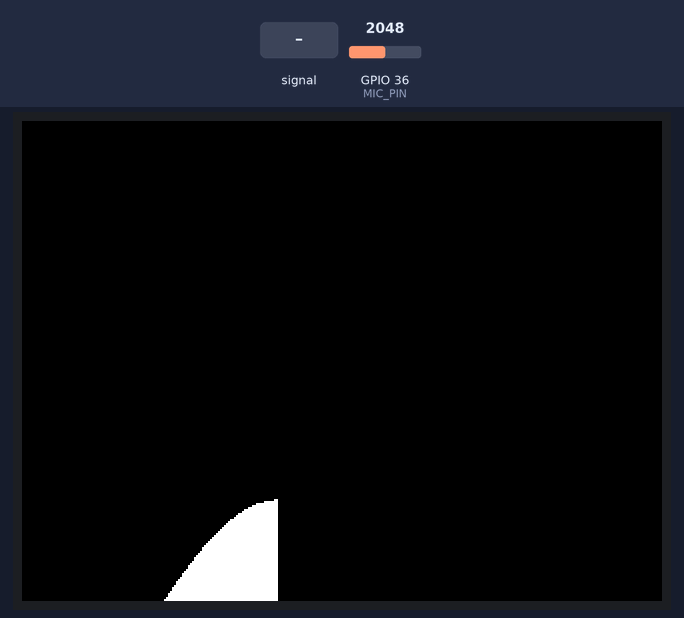
Recording of a sketch running on a simulated ESP32. On the bench: 320×240 colour display. Inputs (shaded band) come from the test bench; at power-on: GPIO 36 (MIC_PIN) = 2048.

Above: at 1.4 s.
1.5 s: GPIO 36 (MIC_PIN) fed a 200 Hz sine of ±327 counts around its level
At 2.0 s:
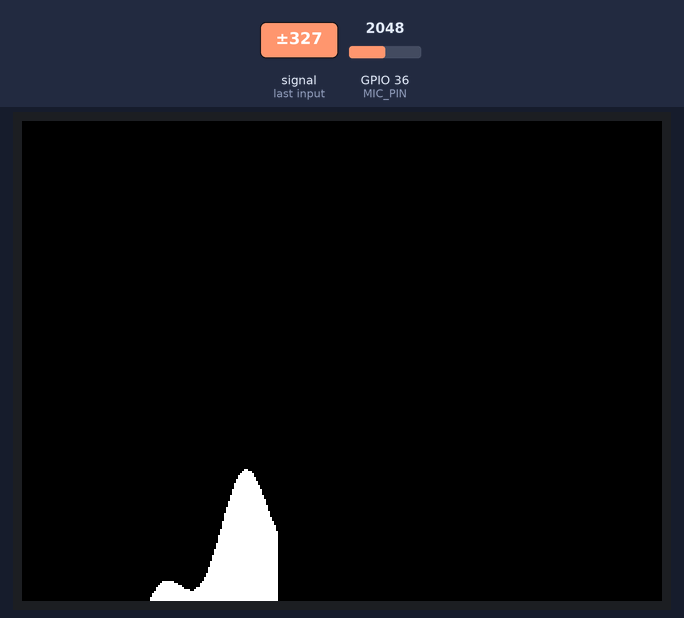
3.3 s: GPIO 36 (MIC_PIN) set to 2866
At 4.7 s:
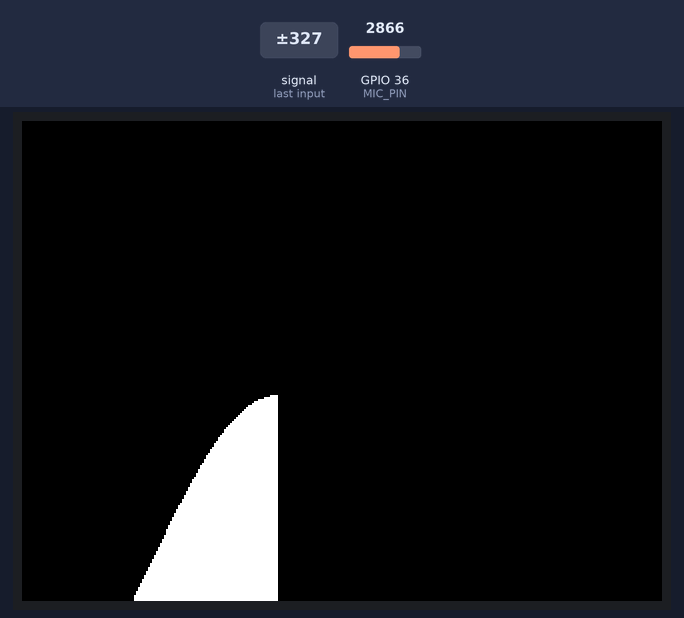
6.3 s: GPIO 36 (MIC_PIN) fed a 1000 Hz sine of ±1023 counts around its level
At 6.45 s:
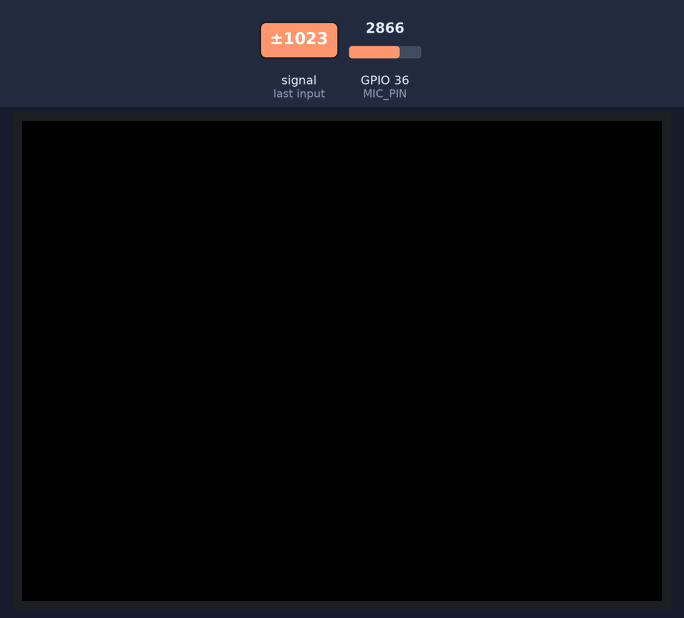
8.0 s: GPIO 36 (MIC_PIN) set to 3096
At 9.7 s:
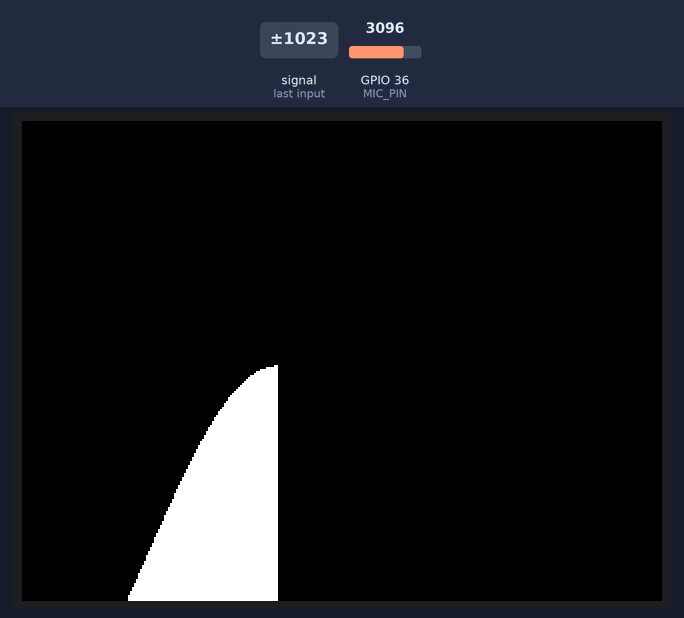
11.0 s: GPIO 36 (MIC_PIN) set to 3182
At 12.5 s:
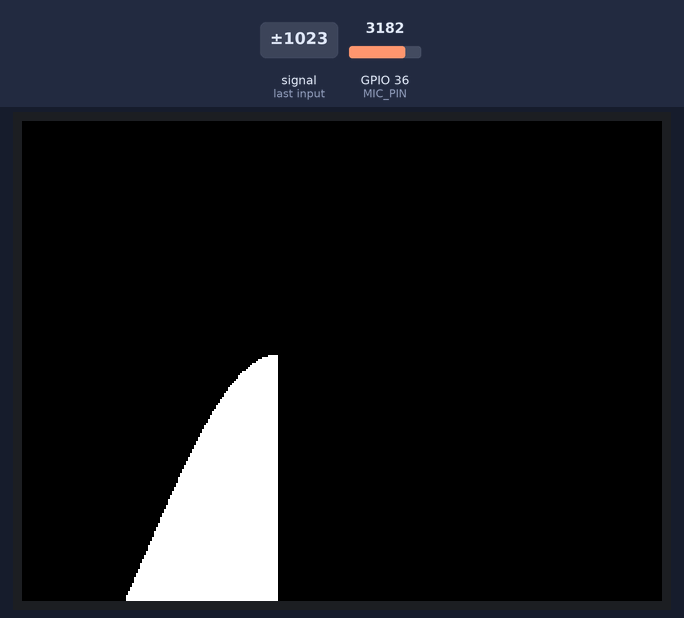
14.0 s: GPIO 36 (MIC_PIN) set to 2925
At 15.1 s:
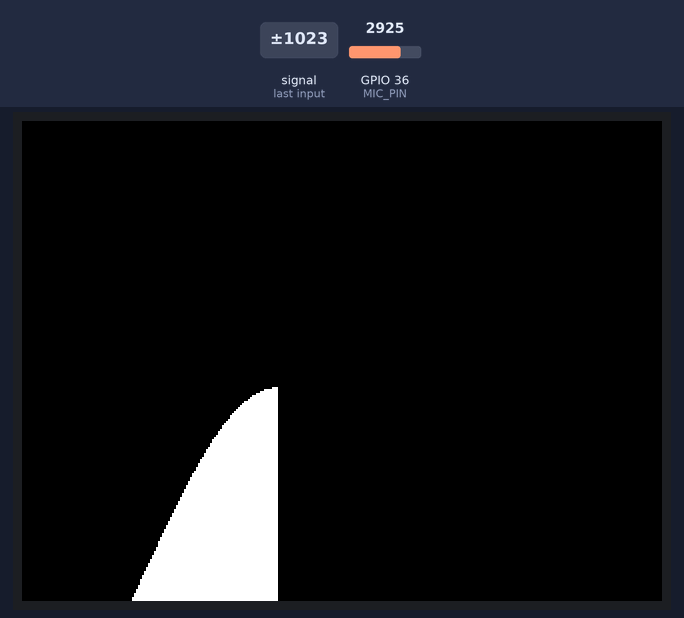
17.0 s: GPIO 36 (MIC_PIN) set to 2835
Timing chart, 0 to 20.0 s (numbered marks = the images above; inputs shaded):
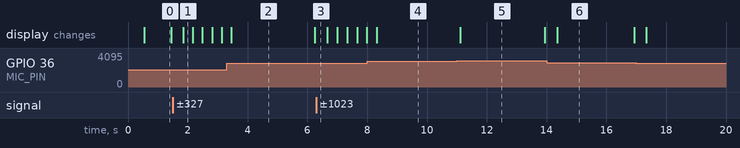

The sketch:

Spectogram.ino
```cpp
#include <TFT_eSPI.h>
#include <arduinoFFT.h>

#define SAMPLE_RATE 44100 // Sample rate of the microphone (adjust if needed)
#define MIC_PIN A0         // Analog input pin connected to the microphone (GP26)

#define FFT_SIZE 256      // Size of the FFT buffer (adjust if needed)

TFT_eSPI tft = TFT_eSPI();
arduinoFFT FFT = arduinoFFT();

double microphoneData[FFT_SIZE];

void setup() {
  tft.begin();
  tft.setRotation(1);
  tft.fillScreen(TFT_BLACK);

  // Other setup code, if any
}

void loop() {
  // Read the analog value from the microphone
  for (int i = 0; i < FFT_SIZE; i++) {
    microphoneData[i] = analogRead(MIC_PIN);
  }

  // Perform FFT analysis
  FFT.Windowing(microphoneData, FFT_SIZE, FFT_WIN_TYP_HAMMING, FFT_FORWARD);
  FFT.Compute(FFT_FORWARD);
  FFT.ComplexToMagnitude();

  // Display the spectrogram on the TFT
  displaySpectrogram();

  // Other loop code, if any
}

void displaySpectrogram() {
  tft.fillScreen(TFT_BLACK);
  for (int i = 0; i < FFT_SIZE / 2; i++) {
    // Map FFT data to pixel height
    int pixelHeight = map(microphoneData[i], 0, 5000, 0, TFT_HEIGHT);

    // Draw a vertical line to represent the spectrogram
    tft.drawFastVLine(i, TFT_HEIGHT - pixelHeight, pixelHeight, TFT_WHITE);
  }
}
```

Measured:
- after the input at 1.5 s, the display: changes after 0.34 s (image 1)
- after the input at 11.0 s, the display: changes after 0.11 s (image 5)
- after the input at 14.0 s, the display: changes after 0.35 s (image 6)
- what the display in image 0 shows lasts 0.9 s, from 0.5 s to 1.4 s
- what the display in image 2 shows lasts 2.8 s, from 3.5 s to 6.3 s
- what the display in image 6 shows lasts 2.5 s, from 14.4 s to 16.9 s
